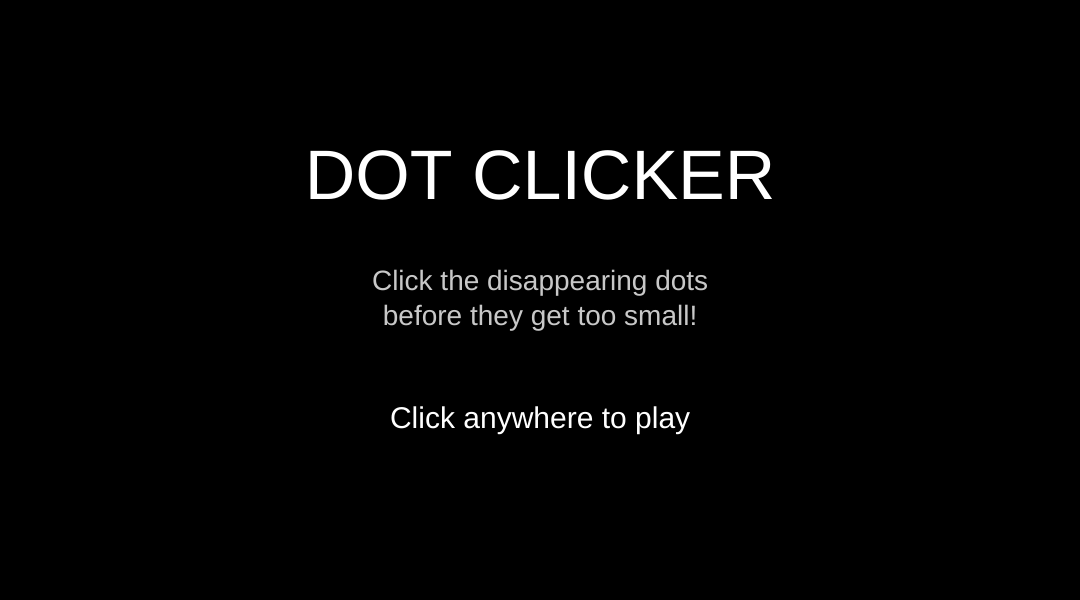
Frame 1 (no input)
Frame 60 (no input): identical to frame 1, image omitted
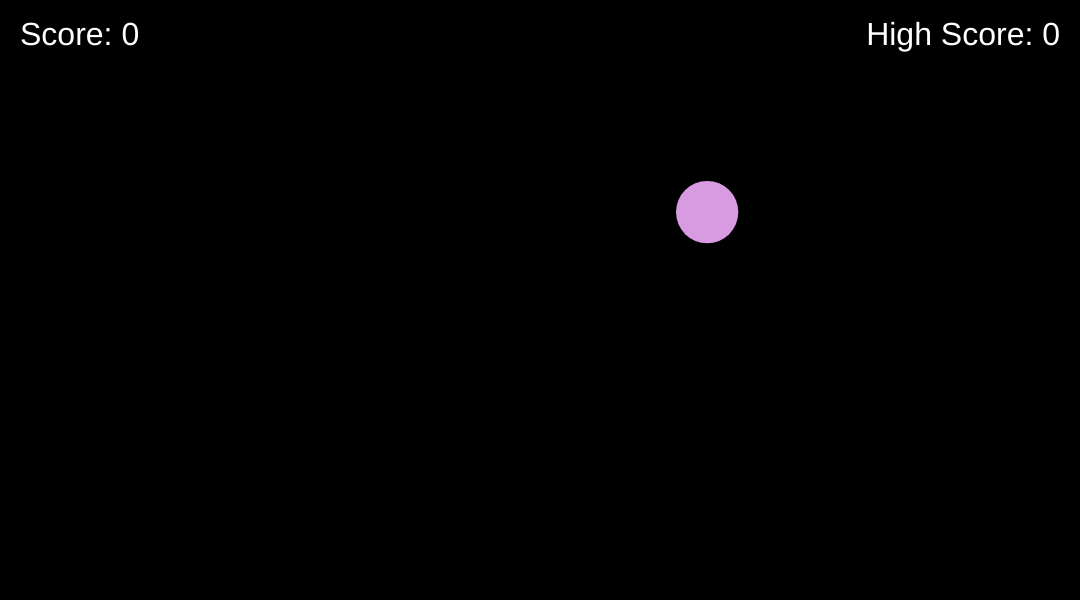
Frame 120 (the mouse pressed at the canvas centre since frame 60)

The p5.js sketch that drew these frames (run headless with seeded random() and noise() and a simulated clock; from frame 60 on, the mouse is pressed at the canvas centre):

// p5.js sketch
// ── sketch.js
///////////////////////////////
///       Dot Clicker       ///
///  Shorakhim Shomansurov  ///
///////////////////////////////

let circleX;
let circleY;
let circleRadius;
let circleMaximumRadius;
let circleColor;

let score = 0;
let highScore;

let pulse = 0;

let gameState = "start"; // start, playing, end, newHighScore

function setup() {
  createCanvas(1080, 600);
  colorMode(RGB);
  noStroke();
  ellipseMode(RADIUS);

  highScore = getItem("high score");

  if (highScore === null) {
    highScore = 0;
  }
}

function draw() {
  background(0);

  if (gameState === "start") {
    startScreen();
  }

  else if (gameState === "playing") {
    runGame();
  }

  else if (gameState === "end") {
    endScreen();
  }

  else if (gameState === "newHighScore") {
    newHighScoreScreen();
  }
}

function startScreen() {

  textAlign(CENTER, CENTER);

  fill(255);
  textSize(70);
  text("DOT CLICKER", width / 2, height / 2 - 120);

  textSize(28);
  fill(200);

  text(
    "Click the disappearing dots\nbefore they get too small!",
    width / 2,
    height / 2
  );

  textSize(30);
  fill(255);

  text("Click anywhere to play", width / 2, height / 2 + 120);
}

function runGame() {

  pulse += 0.1;

  if (circleRadius > 0) {

    fill(circleColor);

    let animatedRadius = circleRadius + sin(pulse) * 3;

    circle(circleX, circleY, animatedRadius);

    circleRadius -= 2;

    textAlign(LEFT, TOP);
    textSize(32);
    fill(255);
    text("Score: " + score, 20, 20);

    textAlign(RIGHT, TOP);
    text("High Score: " + highScore, width - 20, 20);

  } 
  else {

    // Check if player got a new high score
    if (score > highScore) {

      highScore = score;
      storeItem("high score", highScore);

      gameState = "newHighScore";

    } else {

      gameState = "end";
    }
  }
}

function startGame() {

  score = 0;

  circleMaximumRadius = min(height / 4, width / 4);

  resetCircle();

  gameState = "playing";
}

function endScreen() {

  textAlign(CENTER, CENTER);

  fill(255);
  textSize(70);
  text("GAME OVER", width / 2, height / 2 - 120);

  textSize(40);
  text("Score: " + score, width / 2, height / 2 - 20);

  text("High Score: " + highScore, width / 2, height / 2 + 40);

  textSize(30);
  text("Click to play again", width / 2, height / 2 + 140);
}

function newHighScoreScreen() {

  textAlign(CENTER, CENTER);

  fill(255, 215, 0);
  textSize(70);
  text("NEW HIGH SCORE!", width / 2, height / 2 - 100);

  textSize(40);
  fill(255);
  text("Score: " + score, width / 2, height / 2);

  textSize(30);
  text("Click to restart", width / 2, height / 2 + 120);
}

function resetCircle() {

  circleRadius = circleMaximumRadius;

  circleX = random(circleRadius, width - circleRadius);
  circleY = random(circleRadius, height - circleRadius);

  circleColor = color(
    random(100, 255),
    random(100, 255),
    random(100, 255)
  );
}

function mousePressed() {

  if (gameState === "start") {

    startGame();
  }

  else if (gameState === "playing") {

    let distanceToCircle = dist(mouseX, mouseY, circleX, circleY);

    if (distanceToCircle < circleRadius) {

      circleMaximumRadius = max(circleMaximumRadius - 1, 15);

      resetCircle();

      score += 1;
    }
  }

  else if (gameState === "end" || gameState === "newHighScore") {

    startGame();
  }
}
